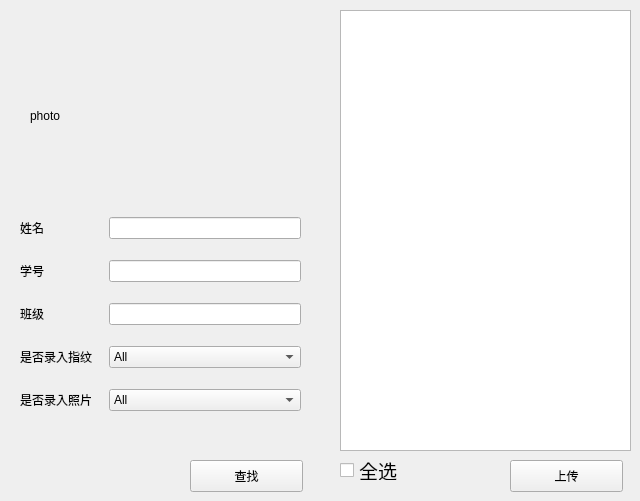
      <widget class="QWidget" name="upload_tab">
       <attribute name="title">
        <string>上传</string>
       </attribute>
       <widget class="QPushButton" name="newstuLook_buttn">
        <property name="geometry">
         <rect>
          <x>190</x>
          <y>460</y>
          <width>113</width>
          <height>32</height>
         </rect>
        </property>
        <property name="text">
         <string>查找</string>
        </property>
       </widget>
       <widget class="QPushButton" name="newstuUpload_buttn">
        <property name="geometry">
         <rect>
          <x>510</x>
          <y>460</y>
          <width>113</width>
          <height>32</height>
         </rect>
        </property>
        <property name="text">
         <string>上传</string>
        </property>
       </widget>
       <widget class="QWidget" name="gridLayoutWidget_2">
        <property name="geometry">
         <rect>
          <x>20</x>
          <y>50</y>
          <width>281</width>
          <height>361</height>
         </rect>
        </property>
        <layout class="QGridLayout" name="gridLayout_2">
         <property name="horizontalSpacing">
          <number>17</number>
         </property>
         <property name="verticalSpacing">
          <number>21</number>
         </property>
         <item row="0" column="0" colspan="2">
          <widget class="QFrame" name="photoframe">
           <property name="frameShape">
            <enum>QFrame::NoFrame</enum>
           </property>
           <property name="frameShadow">
            <enum>QFrame::Raised</enum>
           </property>
           <widget class="QLabel" name="newstuPhotoimg_label">
            <property name="geometry">
             <rect>
              <x>10</x>
              <y>10</y>
              <width>81</width>
              <height>111</height>
             </rect>
            </property>
            <property name="text">
             <string>photo</string>
            </property>
           </widget>
          </widget>
         </item>
         <item row="2" column="0">
          <widget class="QLabel" name="newstuId_label">
           <property name="text">
            <string>学号</string>
           </property>
          </widget>
         </item>
         <item row="1" column="0">
          <widget class="QLabel" name="newstuName_label">
           <property name="text">
            <string>姓名</string>
           </property>
          </widget>
         </item>
         <item row="2" column="1">
          <widget class="QLineEdit" name="newstuId_lineEdit"/>
         </item>
         <item row="5" column="0">
          <widget class="QLabel" name="newstuFace_label">
           <property name="text">
            <string>是否录入照片</string>
           </property>
          </widget>
         </item>
         <item row="3" column="1">
          <widget class="QLineEdit" name="newstuClass_lineEdit"/>
         </item>
         <item row="4" column="0">
          <widget class="QLabel" name="newstuFinger_label">
           <property name="text">
            <string>是否录入指纹</string>
           </property>
          </widget>
         </item>
         <item row="4" column="1">
          <widget class="QComboBox" name="newstuFinger_combox">
           <item>
            <property name="text">
             <string>All</string>
            </property>
           </item>
           <item>
            <property name="text">
             <string>False</string>
            </property>
           </item>
           <item>
            <property name="text">
             <string>True</string>
            </property>
           </item>
          </widget>
         </item>
         <item row="1" column="1">
          <widget class="QLineEdit" name="newstuName_lineEdit"/>
         </item>
         <item row="3" column="0">
          <widget class="QLabel" name="newstuClass_label">
           <property name="text">
            <string>班级</string>
           </property>
          </widget>
         </item>
         <item row="5" column="1">
          <widget class="QComboBox" name="newstuFinger_combox_2">
           <item>
            <property name="text">
             <string>All</string>
            </property>
           </item>
           <item>
            <property name="text">
             <string>False</string>
            </property>
           </item>
           <item>
            <property name="text">
             <string>True</string>
            </property>
           </item>
          </widget>
         </item>
        </layout>
       </widget>
       <widget class="QCheckBox" name="newstuChoicall_checkbox">
        <property name="geometry">
         <rect>
          <x>340</x>
          <y>460</y>
          <width>87</width>
          <height>20</height>
         </rect>
        </property>
        <property name="font">
         <font>
          <pointsize>14</pointsize>
         </font>
        </property>
        <property name="text">
         <string>全选</string>
        </property>
       </widget>
       <widget class="QWidget" name="verticalLayoutWidget_6">
        <property name="geometry">
         <rect>
          <x>340</x>
          <y>10</y>
          <width>291</width>
          <height>441</height>
         </rect>
        </property>
        <layout class="QVBoxLayout" name="verticalLayout_3">
         <item>
          <widget class="QTableView" name="newstu_tableview"/>
         </item>
        </layout>
       </widget>
      </widget>
